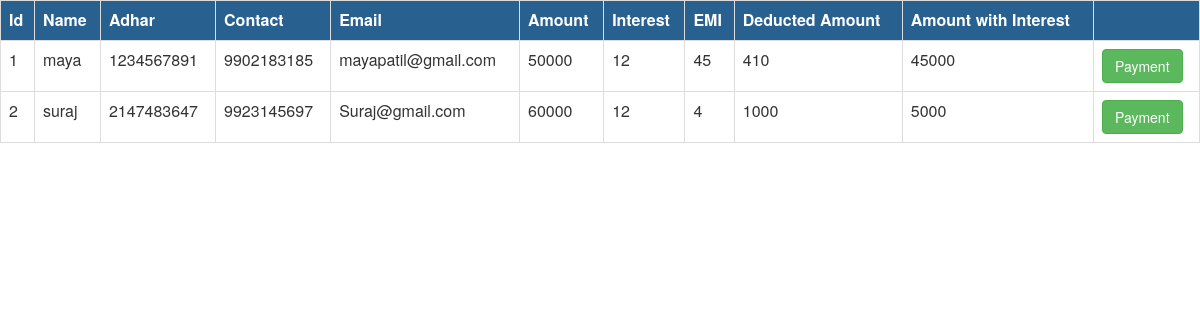
Page /E/paymentDisplay.php on the committed database.
### tables this page shows
CREATE TABLE IF NOT EXISTS `cust` (
  `id` int(11) NOT NULL,
  `name` varchar(20) NOT NULL,
  `dob` date NOT NULL,
  `adhar` int(12) NOT NULL,
  `contact` varchar(10) NOT NULL,
  `address` varchar(50) NOT NULL,
  `email` varchar(50) NOT NULL,
  `amount` double NOT NULL,
  `interest` double NOT NULL,
  `EMI` double NOT NULL,
  `fromD` date NOT NULL,
  `toD` date NOT NULL,
  `dedamount` float NOT NULL,
  `amountinterest` float NOT NULL
);

### E/paymentDisplay.php (the view)
<html>
<head>
	<link rel="stylesheet" href="bootstrap/css/bootstrap.css">
</head>
<body>
<?php
include "connectdb.php";
	if(!$con)
	{
		mysqli_connect_error();
	}
	else
	{
	$sql="SELECT * FROM cust";
		if($result=mysqli_query($con,$sql))
		{
		echo "<table class='table table-bordered'>";
		echo "<tr class='btn-primary'>
		<th>Id</th>
		<th>Name</th>
		<th>Adhar</th>
		<th>Contact</th>
		<th>Email</th>
		<th>Amount</th>
		<th>Interest</th>
		<th>EMI</th>
		<th>Deducted Amount</th>
		<th>Amount with Interest</th>
		<th></th></tr>";
			while($row=mysqli_fetch_array($result))
			{
				echo "<tr><td>".$row["id"]."</td>
				          <td>".$row["name"]."</td>
						  <td>".$row["adhar"]."</td>
						  <td>".$row["contact"]."</td>
						  <td>".$row["email"]."</td>
						  <td>".$row["amount"]."</td>
						   <td>".$row["interest"]."</td>
						    <td>".$row["EMI"]."</td>
							 <td>".$row["dedamount"]."</td>
							  <td>".$row["amountinterest"]."</td>
						  <td><a href='addpayment.php?id=".$row["id"]."' class='btn btn-success'>Payment</a>
						  </td>
					  </tr>";
			}
			echo "</table>";
		}
		else
		{
			mysqli_error();
		}
	}
?>
</body>
</html>

### rows in the picture
cust: id "1", name "maya", adhar "1234567891", contact "9902183185", email "mayapatil@gmail.com", amount "50000", interest "12", EMI "45", dedamount "410", amountinterest "45000"
cust: id "2", name "suraj", adhar "2147483647", contact "9923145697", email "Suraj@gmail.com", amount "60000", interest "12", EMI "4", dedamount "1000", amountinterest "5000"
